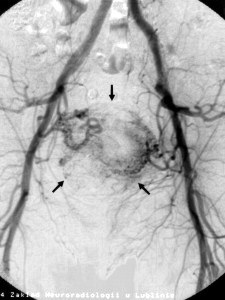
%> input picture komputerowePrzetwarzanieObrazu/zaj10/naczynia1.jpg, 225 x 300 px
$ octave zad5.m   (GNU Octave 9; MATLAB toolbox functions it lacks are replaced by stand-ins)
%> lines starting %> are read from the running program, lines starting %| are printed output that depends on the picture; in (x1, y1, x2, y2) boxes, pixels count from 0 and x2, y2 are one past the last pixel; in counts of white or black regions, pixels touching at a corner belong together; the program's own positions count from 1


L1=imread('naczynia1.jpg');
%> L1 is the input picture: size 300x225 uint8; min 0, max 255, mean 182
L1=(L1)<150;
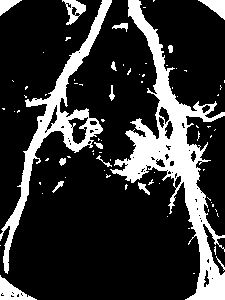
%> L1: size 300x225 logical; 20% white; 79 white regions (63 under 20 px), largest, box (x1, y1, x2, y2) and area: (110, 0, 225, 300) 7805, (0, 0, 112, 274) 3899, (0, 275, 37, 300) 404
figure; imshow(L1);
L2=bwmorph(L1,'skel',Inf);
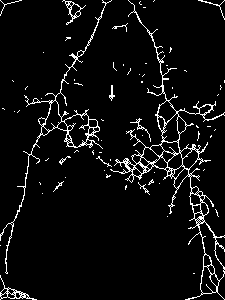
%> L2: size 300x225 logical; 5.5% white in thin lines or dots
figure; imshow(L2);
L3=bwmorph(L2,'spur',Inf);
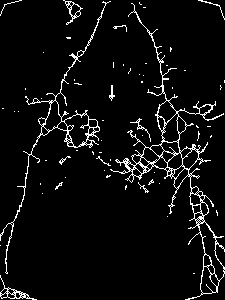
%> L3: size 300x225 logical; 5.3% white in thin lines or dots
figure; imshow(L3);
L4=bwmorph(L3,'clean',Inf);
%> L4: size 300x225 logical; 5.3% white in thin lines or dots
figure; imshow(L4);


pause;
close all

$ run again, with komputerowePrzetwarzanieObrazu/zaj10/portret.jpg copied over komputerowePrzetwarzanieObrazu/zaj10/naczynia1.jpg
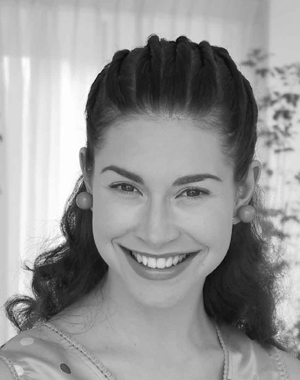
%> input picture komputerowePrzetwarzanieObrazu/zaj10/portret.jpg, 300 x 380 px
%> L1 is the input picture: size 380x300 uint8; min 5, max 255, mean 149.8
%> `L1=(L1)<150;`:
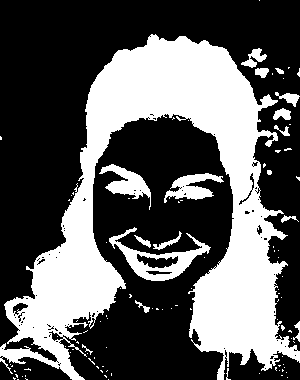
%> L1: size 380x300 logical; 36.1% white; 104 white regions (86 under 20 px), largest, box (x1, y1, x2, y2) and area: (0, 34, 300, 380) 36426, (109, 227, 211, 281) 1552, (99, 164, 151, 210) 878
%> L2: size 380x300 logical; 6.1% white in thin lines or dots
%> `L3=bwmorph(L2,'spur',Inf);`:
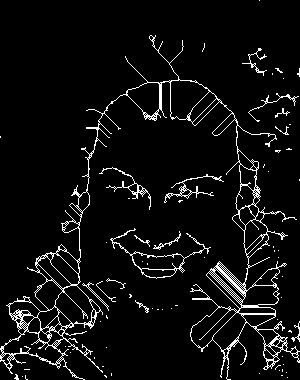
%> L3: size 380x300 logical; 5.8% white in thin lines or dots
%> L4: size 380x300 logical; 5.8% white in thin lines or dots
